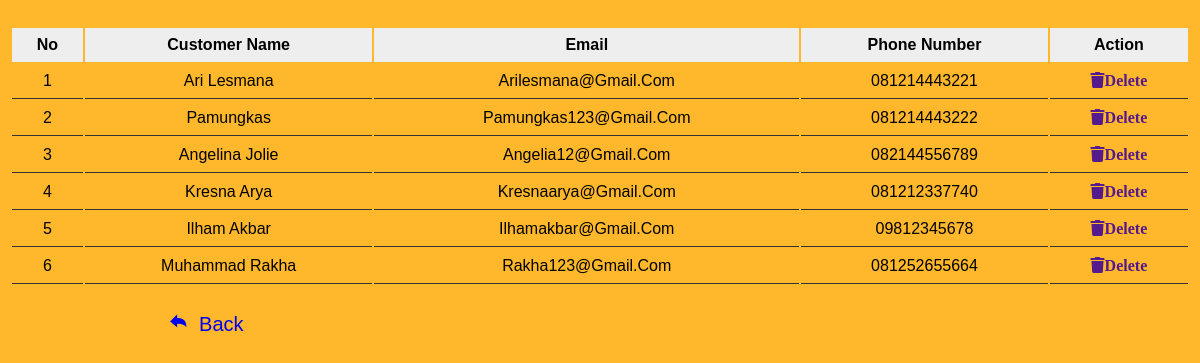
The app's page /pelanggan.php with its own data.
### tables this page shows
CREATE TABLE `tb_pelanggan` (
  `id_user` int(11) NOT NULL,
  `nama_user` varchar(100) NOT NULL,
  `email_pelanggan` varchar(100) NOT NULL,
  `telepon_pelanggan` varchar(20) NOT NULL
);

CREATE TABLE `user` (
  `id_user` int(11) NOT NULL,
  `nama_user` varchar(100) NOT NULL,
  `username` varchar(100) NOT NULL,
  `password` varchar(100) NOT NULL,
  `level` enum('admin','penjual','user') NOT NULL
);

### pelanggan.php (the view, shortened to what this page needs)
<?php
include 'koneksi.php';
?>
<!DOCTYPE html>
<html lang="en">
<head>
   <link rel="stylesheet" href="https://cdnjs.cloudflare.com/ajax/libs/font-awesome/5.15.4/css/all.min.css">
   <link rel="stylesheet" href="css/pelanggan.css">
   <link rel="stylesheet" href="https://unpkg.com/boxicons@latest/css/boxicons.min.css">
</head>
<body>
<div class="product-display">
      <table class="product-display-table">
 <thead>
          <tr>
            <th>No</th>
            <th>Customer Name</th>
            <th>Email</th>
            <th>Phone Number</th>
            <th>Action</th>
          </tr>
 </thead>
      <tbody>
      <?php $nomor=1; ?>
      <?php $ambil=$conn->query("SELECT * FROM tb_pelanggan JOIN user ON tb_pelanggan.id_user=user.id_user"); ?>
      <?php while($pecah = $ambil->fetch_assoc()){ ?>
          <tr>
          <td><?php echo $nomor; ?></td>
            <td><?php echo $pecah['nama_user']; ?></td>
            <td><?php echo $pecah['email_pelanggan']; ?></td>
            <td><?php echo $pecah['telepon_pelanggan']; ?></td>
            <td>
                <a href="" class="fas fa-trash">Delete</a>
            </td>
          </tr>
          <?php $nomor++; ?>
          <?php } ?>
     </tbody>
    </table>
      </div>
      <div class="landing">
                <a href="adminpage.php"><i class='bx bxs-share'></i>&nbsp; Back</a>
</body>
</html>

### css/pelanggan.css (style rules this page uses)
* { margin: 0; padding: 0; box-sizing: border-box; font-family: 'Poppins', sans-serif; }
body { min-height: 100vh; background-color: rgb(255, 183, 43); }
a { text-decoration: none; }
table { padding: 10px; }
th, td { text-align: center; padding: 20px; }
:root { --green:rgb(255, 183, 43); --black:#333; --white:#fff; --bg-color:#eee; --box-shadow:0 .5rem 1rem rgba(0,0,0,.1); --border:.1rem solid var(--black); }
* { font-family: 'Poppins', sans-serif; margin:0; padding:0; box-sizing: border-box; outline: none; border:none; text-decoration: none; text-transform: capitalize; }
html { font-size: 50%; overflow-x: hidden; }
.product-display { margin:2rem 0; padding-top: -50px; }
.product-display .product-display-table { width: 100%; text-align: center; }
.product-display .product-display-table thead { background: var(--bg-color); }
.product-display .product-display-table th { padding:1rem; font-size: 2rem; }
.product-display .product-display-table td { padding:1rem; font-size: 2rem; border-bottom: var(--border); }
.landing { font-size: 20px; margin-left: 14vw; }

### records on screen
tb_pelanggan: user.nama_user "Ari Lesmana", email_pelanggan "Arilesmana@gmail.com", telepon_pelanggan "081214443221"
tb_pelanggan: user.nama_user "Pamungkas", email_pelanggan "Pamungkas123@gmail.com", telepon_pelanggan "081214443222"
tb_pelanggan: user.nama_user "Angelina Jolie", email_pelanggan "Angelia12@gmail.com", telepon_pelanggan "082144556789"
tb_pelanggan: user.nama_user "Kresna Arya", email_pelanggan "Kresnaarya@gmail.com", telepon_pelanggan "081212337740"
tb_pelanggan: user.nama_user "Ilham Akbar", email_pelanggan "Ilhamakbar@gmail.com", telepon_pelanggan "09812345678"
tb_pelanggan: user.nama_user "Muhammad Rakha", email_pelanggan "Rakha123@gmail.com", telepon_pelanggan "081252655664"
